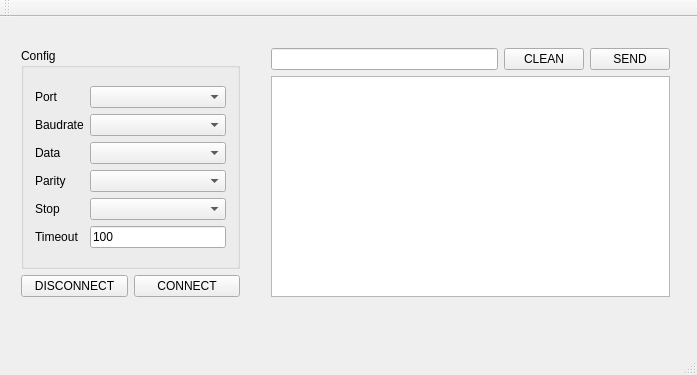
<?xml version="1.0" encoding="UTF-8"?>
<ui version="4.0">
 <class>MainWindow</class>
 <widget class="QMainWindow" name="MainWindow">
  <property name="geometry">
   <rect>
    <x>0</x>
    <y>0</y>
    <width>697</width>
    <height>375</height>
   </rect>
  </property>
  <property name="windowTitle">
   <string>MainWindow</string>
  </property>
  <widget class="QWidget" name="centralWidget">
   <widget class="QWidget" name="">
    <property name="geometry">
     <rect>
      <x>10</x>
      <y>20</y>
      <width>241</width>
      <height>271</height>
     </rect>
    </property>
    <layout class="QVBoxLayout" name="verticalLayout_4">
     <item>
      <widget class="QGroupBox" name="config_gb">
       <property name="title">
        <string>Config</string>
       </property>
       <layout class="QVBoxLayout" name="verticalLayout_3">
        <item>
         <layout class="QHBoxLayout" name="horizontalLayout">
          <item>
           <layout class="QVBoxLayout" name="verticalLayout">
            <item>
             <widget class="QLabel" name="label">
              <property name="text">
               <string>Port</string>
              </property>
             </widget>
            </item>
            <item>
             <widget class="QLabel" name="label_2">
              <property name="text">
               <string>Baudrate</string>
              </property>
             </widget>
            </item>
            <item>
             <widget class="QLabel" name="label_3">
              <property name="text">
               <string>Data</string>
              </property>
             </widget>
            </item>
            <item>
             <widget class="QLabel" name="label_4">
              <property name="text">
               <string>Parity</string>
              </property>
             </widget>
            </item>
            <item>
             <widget class="QLabel" name="label_6">
              <property name="text">
               <string>Stop</string>
              </property>
             </widget>
            </item>
            <item>
             <widget class="QLabel" name="label_5">
              <property name="text">
               <string>Timeout</string>
              </property>
             </widget>
            </item>
           </layout>
          </item>
          <item>
           <layout class="QVBoxLayout" name="verticalLayout_2">
            <item>
             <widget class="QComboBox" name="port_cb"/>
            </item>
            <item>
             <widget class="QComboBox" name="baudrate_cb"/>
            </item>
            <item>
             <widget class="QComboBox" name="data_cb"/>
            </item>
            <item>
             <widget class="QComboBox" name="parity_cb"/>
            </item>
            <item>
             <widget class="QComboBox" name="stopbit_cb"/>
            </item>
            <item>
             <widget class="QLineEdit" name="timeout_le">
              <property name="text">
               <string>100</string>
              </property>
             </widget>
            </item>
           </layout>
          </item>
         </layout>
        </item>
       </layout>
      </widget>
     </item>
     <item>
      <layout class="QHBoxLayout" name="horizontalLayout_2">
       <item>
        <widget class="QPushButton" name="disconnect_bt">
         <property name="text">
          <string>DISCONNECT</string>
         </property>
        </widget>
       </item>
       <item>
        <widget class="QPushButton" name="conncet_bt">
         <property name="text">
          <string>CONNECT</string>
         </property>
        </widget>
       </item>
      </layout>
     </item>
    </layout>
   </widget>
   <widget class="QWidget" name="">
    <property name="geometry">
     <rect>
      <x>260</x>
      <y>20</y>
      <width>421</width>
      <height>271</height>
     </rect>
    </property>
    <layout class="QVBoxLayout" name="verticalLayout_5">
     <property name="sizeConstraint">
      <enum>QLayout::SetDefaultConstraint</enum>
     </property>
     <item>
      <layout class="QHBoxLayout" name="horizontalLayout_3">
       <item>
        <widget class="QLineEdit" name="enter_data_le"/>
       </item>
       <item>
        <widget class="QPushButton" name="clean_data_bt">
         <property name="text">
          <string>CLEAN</string>
         </property>
        </widget>
       </item>
       <item>
        <widget class="QPushButton" name="send_data_bt">
         <property name="text">
          <string>SEND</string>
         </property>
        </widget>
       </item>
      </layout>
     </item>
     <item>
      <widget class="QTextBrowser" name="show_data_tb"/>
     </item>
    </layout>
   </widget>
  </widget>
  <widget class="QMenuBar" name="menuBar">
   <property name="geometry">
    <rect>
     <x>0</x>
     <y>0</y>
     <width>697</width>
     <height>22</height>
    </rect>
   </property>
  </widget>
  <widget class="QToolBar" name="mainToolBar">
   <attribute name="toolBarArea">
    <enum>TopToolBarArea</enum>
   </attribute>
   <attribute name="toolBarBreak">
    <bool>false</bool>
   </attribute>
  </widget>
  <widget class="QStatusBar" name="statusBar"/>
 </widget>
 <layoutdefault spacing="6" margin="11"/>
 <resources/>
 <connections/>
</ui>
